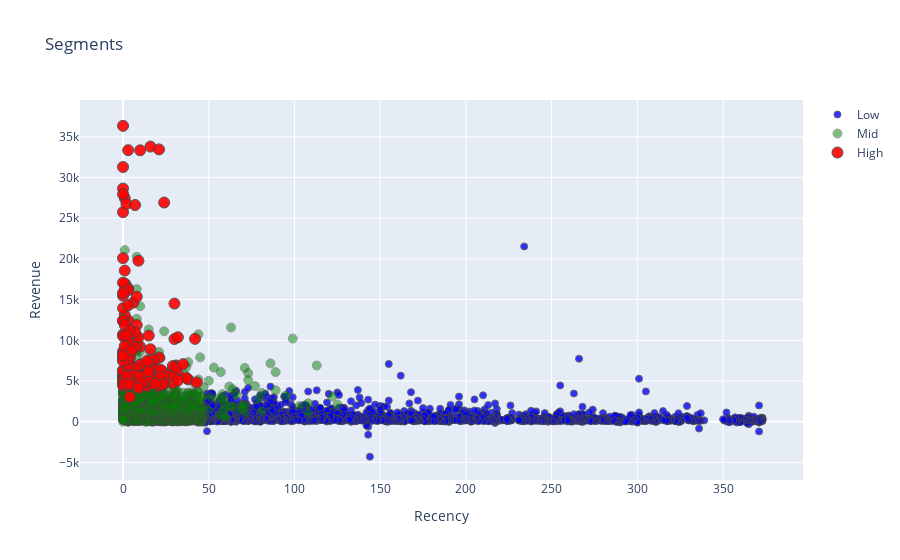

Here is the notebook cell this chart was saved with:
### Code cell
#Revenue Recency

graph = user.query("Revenue < 50000 and Frequency < 2000")

plot_data = [
    go.Scatter(
        x=graph.query("Segment == 'Low-Value'")['Recency'],
        y=graph.query("Segment == 'Low-Value'")['Revenue'],
        mode='markers',
        name='Low',
        marker= dict(size= 7,
            line= dict(width=1),
            color= 'blue',
            opacity= 0.8
           )
    ),
        go.Scatter(
        x=graph.query("Segment == 'Mid-Value'")['Recency'],
        y=graph.query("Segment == 'Mid-Value'")['Revenue'],
        mode='markers',
        name='Mid',
        marker= dict(size= 9,
            line= dict(width=1),
            color= 'green',
            opacity= 0.5
           )
    ),
        go.Scatter(
        x=graph.query("Segment == 'High-Value'")['Recency'],
        y=graph.query("Segment == 'High-Value'")['Revenue'],
        mode='markers',
        name='High',
        marker= dict(size= 11,
            line= dict(width=1),
            color= 'red',
            opacity= 0.9
           )
    ),
]

plot_layout = go.Layout(
        yaxis= {'title': "Revenue"},
        xaxis= {'title': "Recency"},
        title='Segments'
    )
fig = go.Figure(data=plot_data, layout=plot_layout)
pyoff.iplot(fig)

### Figure 1 — Plotly figure (JSON) as saved in the notebook; plotly's stock layout.template omitted (floating-point values rounded to 4 significant figures; data arrays with more than 128 entries replaced by an {"elided": "..."} marker saying what was removed)
{"data": [{"marker": {"color": "blue", "line": {"width": 1}, "opacity": 0.8, "size": 7}, "mode": "markers", "name": "Low", "type": "scatter", "x": {"elided": "1956 int values"}, "y": {"elided": "1956 float values"}}, {"marker": {"color": "green", "line": {"width": 1}, "opacity": 0.5, "size": 9}, "mode": "markers", "name": "Mid", "type": "scatter", "x": {"elided": "1809 int values"}, "y": {"elided": "1809 float values"}}, {"marker": {"color": "red", "line": {"width": 1}, "opacity": 0.9, "size": 11}, "mode": "markers", "name": "High", "type": "scatter", "x": {"elided": "168 int values"}, "y": {"elided": "168 float values"}}], "layout": {"title": {"text": "Segments"}, "xaxis": {"title": {"text": "Recency"}}, "yaxis": {"title": {"text": "Revenue"}}}}
